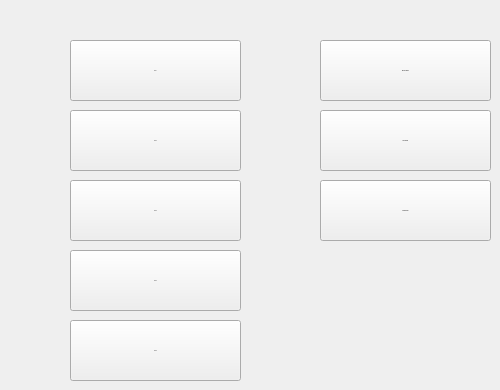
        <widget class="QWidget" name="page_4">
         <widget class="QPushButton" name="b_pipe_1">
          <property name="geometry">
           <rect>
            <x>70</x>
            <y>40</y>
            <width>171</width>
            <height>61</height>
           </rect>
          </property>
          <property name="minimumSize">
           <size>
            <width>94</width>
            <height>50</height>
           </size>
          </property>
          <property name="font">
           <font>
            <family>Gill Sans MT</family>
            <pointsize>-1</pointsize>
           </font>
          </property>
          <property name="styleSheet">
           <string notr="true">/*QPushButton {
color: #fff;
font-family: &quot;Gill Sans MT&quot;;
font-size: 21px;
border: 2px solid #c3fcf1;
border-radius: 11px;
padding: 5px;
background: qradialgradient(cx: 0.3, cy: -0.6,
fx: 0.3, fy: -0.4,
radius: 1.35, stop: 0 #65BAAB, stop: 1 #0E62A0);
min-width: 80px;
}
QPushButton:hover {
background: qradialgradient(cx: 0.3, cy: -0.4,
fx: 0.3, fy: -0.4,
radius: 1.35, stop: 0 #65BAAB, stop: 1 #0E62A0);
}
QPushButton:pressed {
background: qradialgradient(cx: 0.4, cy: -0.1,
fx: 0.4, fy: -0.1,
radius: 1.35, stop: 0 #65BAAB, stop: 1 #ddd);
}
QPushButton:disabled {
color: #888;
background: qradialgradient(cx: 0.4, cy: -0.1,
fx: 0.4, fy: -0.1,
radius: 1.35, stop: 0 #65BAAB, stop: 1 #ddd);
}*/</string>
          </property>
          <property name="text">
           <string>HAT 1</string>
          </property>
          <property name="checkable">
           <bool>true</bool>
          </property>
         </widget>
         <widget class="QPushButton" name="b_pipe_2">
          <property name="geometry">
           <rect>
            <x>70</x>
            <y>110</y>
            <width>171</width>
            <height>61</height>
           </rect>
          </property>
          <property name="minimumSize">
           <size>
            <width>94</width>
            <height>50</height>
           </size>
          </property>
          <property name="font">
           <font>
            <family>Gill Sans MT</family>
            <pointsize>-1</pointsize>
           </font>
          </property>
          <property name="styleSheet">
           <string notr="true">/*QPushButton {
color: #fff;
font-family: &quot;Gill Sans MT&quot;;
font-size: 21px;
border: 2px solid #c3fcf1;
border-radius: 11px;
padding: 5px;
background: qradialgradient(cx: 0.3, cy: -0.6,
fx: 0.3, fy: -0.4,
radius: 1.35, stop: 0 #65BAAB, stop: 1 #0E62A0);
min-width: 80px;
}
QPushButton:hover {
background: qradialgradient(cx: 0.3, cy: -0.4,
fx: 0.3, fy: -0.4,
radius: 1.35, stop: 0 #65BAAB, stop: 1 #0E62A0);
}
QPushButton:pressed {
background: qradialgradient(cx: 0.4, cy: -0.1,
fx: 0.4, fy: -0.1,
radius: 1.35, stop: 0 #65BAAB, stop: 1 #ddd);
}
QPushButton:disabled {
color: #888;
background: qradialgradient(cx: 0.4, cy: -0.1,
fx: 0.4, fy: -0.1,
radius: 1.35, stop: 0 #65BAAB, stop: 1 #ddd);
}*/</string>
          </property>
          <property name="text">
           <string>HAT 2</string>
          </property>
          <property name="checkable">
           <bool>true</bool>
          </property>
         </widget>
         <widget class="QPushButton" name="b_pipe_3">
          <property name="geometry">
           <rect>
            <x>70</x>
            <y>180</y>
            <width>171</width>
            <height>61</height>
           </rect>
          </property>
          <property name="minimumSize">
           <size>
            <width>94</width>
            <height>50</height>
           </size>
          </property>
          <property name="font">
           <font>
            <family>Gill Sans MT</family>
            <pointsize>-1</pointsize>
           </font>
          </property>
          <property name="styleSheet">
           <string notr="true">/*QPushButton {
color: #fff;
font-family: &quot;Gill Sans MT&quot;;
font-size: 21px;
border: 2px solid #c3fcf1;
border-radius: 11px;
padding: 5px;
background: qradialgradient(cx: 0.3, cy: -0.6,
fx: 0.3, fy: -0.4,
radius: 1.35, stop: 0 #65BAAB, stop: 1 #0E62A0);
min-width: 80px;
}
QPushButton:hover {
background: qradialgradient(cx: 0.3, cy: -0.4,
fx: 0.3, fy: -0.4,
radius: 1.35, stop: 0 #65BAAB, stop: 1 #0E62A0);
}
QPushButton:pressed {
background: qradialgradient(cx: 0.4, cy: -0.1,
fx: 0.4, fy: -0.1,
radius: 1.35, stop: 0 #65BAAB, stop: 1 #ddd);
}
QPushButton:disabled {
color: #888;
background: qradialgradient(cx: 0.4, cy: -0.1,
fx: 0.4, fy: -0.1,
radius: 1.35, stop: 0 #65BAAB, stop: 1 #ddd);
}*/</string>
          </property>
          <property name="text">
           <string>HAT 3</string>
          </property>
          <property name="checkable">
           <bool>true</bool>
          </property>
         </widget>
         <widget class="QPushButton" name="b_pipe_4">
          <property name="geometry">
           <rect>
            <x>70</x>
            <y>250</y>
            <width>171</width>
            <height>61</height>
           </rect>
          </property>
          <property name="minimumSize">
           <size>
            <width>94</width>
            <height>50</height>
           </size>
          </property>
          <property name="font">
           <font>
            <family>Gill Sans MT</family>
            <pointsize>-1</pointsize>
           </font>
          </property>
          <property name="styleSheet">
           <string notr="true">/*QPushButton {
color: #fff;
font-family: &quot;Gill Sans MT&quot;;
font-size: 21px;
border: 2px solid #c3fcf1;
border-radius: 11px;
padding: 5px;
background: qradialgradient(cx: 0.3, cy: -0.6,
fx: 0.3, fy: -0.4,
radius: 1.35, stop: 0 #65BAAB, stop: 1 #0E62A0);
min-width: 80px;
}
QPushButton:hover {
background: qradialgradient(cx: 0.3, cy: -0.4,
fx: 0.3, fy: -0.4,
radius: 1.35, stop: 0 #65BAAB, stop: 1 #0E62A0);
}
QPushButton:pressed {
background: qradialgradient(cx: 0.4, cy: -0.1,
fx: 0.4, fy: -0.1,
radius: 1.35, stop: 0 #65BAAB, stop: 1 #ddd);
}
QPushButton:disabled {
color: #888;
background: qradialgradient(cx: 0.4, cy: -0.1,
fx: 0.4, fy: -0.1,
radius: 1.35, stop: 0 #65BAAB, stop: 1 #ddd);
}*/</string>
          </property>
          <property name="text">
           <string>HAT 4</string>
          </property>
          <property name="checkable">
           <bool>true</bool>
          </property>
         </widget>
         <widget class="QPushButton" name="b_pipe_5">
          <property name="geometry">
           <rect>
            <x>70</x>
            <y>320</y>
            <width>171</width>
            <height>61</height>
           </rect>
          </property>
          <property name="minimumSize">
           <size>
            <width>94</width>
            <height>50</height>
           </size>
          </property>
          <property name="font">
           <font>
            <family>Gill Sans MT</family>
            <pointsize>-1</pointsize>
           </font>
          </property>
          <property name="styleSheet">
           <string notr="true">/*QPushButton {
color: #fff;
font-family: &quot;Gill Sans MT&quot;;
font-size: 21px;
border: 2px solid #c3fcf1;
border-radius: 11px;
padding: 5px;
background: qradialgradient(cx: 0.3, cy: -0.6,
fx: 0.3, fy: -0.4,
radius: 1.35, stop: 0 #65BAAB, stop: 1 #0E62A0);
min-width: 80px;
}
QPushButton:hover {
background: qradialgradient(cx: 0.3, cy: -0.4,
fx: 0.3, fy: -0.4,
radius: 1.35, stop: 0 #65BAAB, stop: 1 #0E62A0);
}
QPushButton:pressed {
background: qradialgradient(cx: 0.4, cy: -0.1,
fx: 0.4, fy: -0.1,
radius: 1.35, stop: 0 #65BAAB, stop: 1 #ddd);
}
QPushButton:disabled {
color: #888;
background: qradialgradient(cx: 0.4, cy: -0.1,
fx: 0.4, fy: -0.1,
radius: 1.35, stop: 0 #65BAAB, stop: 1 #ddd);
}*/</string>
          </property>
          <property name="text">
           <string>HAT 5</string>
          </property>
          <property name="checkable">
           <bool>true</bool>
          </property>
         </widget>
         <widget class="QPushButton" name="b_basinc_tank_doldur">
          <property name="geometry">
           <rect>
            <x>320</x>
            <y>40</y>
            <width>171</width>
            <height>61</height>
           </rect>
          </property>
          <property name="minimumSize">
           <size>
            <width>94</width>
            <height>50</height>
           </size>
          </property>
          <property name="font">
           <font>
            <family>Gill Sans MT</family>
            <pointsize>-1</pointsize>
           </font>
          </property>
          <property name="styleSheet">
           <string notr="true">/*QPushButton {
color: #fff;
font-family: &quot;Gill Sans MT&quot;;
font-size: 21px;
border: 2px solid #c3fcf1;
border-radius: 11px;
padding: 5px;
background: qradialgradient(cx: 0.3, cy: -0.6,
fx: 0.3, fy: -0.4,
radius: 1.35, stop: 0 #65BAAB, stop: 1 #0E62A0);
min-width: 80px;
}
QPushButton:hover {
background: qradialgradient(cx: 0.3, cy: -0.4,
fx: 0.3, fy: -0.4,
radius: 1.35, stop: 0 #65BAAB, stop: 1 #0E62A0);
}
QPushButton:pressed {
background: qradialgradient(cx: 0.4, cy: -0.1,
fx: 0.4, fy: -0.1,
radius: 1.35, stop: 0 #65BAAB, stop: 1 #ddd);
}
QPushButton:disabled {
color: #888;
background: qradialgradient(cx: 0.4, cy: -0.1,
fx: 0.4, fy: -0.1,
radius: 1.35, stop: 0 #65BAAB, stop: 1 #ddd);
}*/</string>
          </property>
          <property name="text">
           <string>Basınç Tankına</string>
          </property>
          <property name="checkable">
           <bool>true</bool>
          </property>
         </widget>
         <widget class="QPushButton" name="b_temiz_tank_bosalt">
          <property name="geometry">
           <rect>
            <x>320</x>
            <y>110</y>
            <width>171</width>
            <height>61</height>
           </rect>
          </property>
          <property name="minimumSize">
           <size>
            <width>94</width>
            <height>50</height>
           </size>
          </property>
          <property name="font">
           <font>
            <family>Gill Sans MT</family>
            <pointsize>-1</pointsize>
           </font>
          </property>
          <property name="styleSheet">
           <string notr="true">/*QPushButton {
color: #fff;
font-family: &quot;Gill Sans MT&quot;;
font-size: 21px;
border: 2px solid #c3fcf1;
border-radius: 11px;
padding: 5px;
background: qradialgradient(cx: 0.3, cy: -0.6,
fx: 0.3, fy: -0.4,
radius: 1.35, stop: 0 #65BAAB, stop: 1 #0E62A0);
min-width: 80px;
}
QPushButton:hover {
background: qradialgradient(cx: 0.3, cy: -0.4,
fx: 0.3, fy: -0.4,
radius: 1.35, stop: 0 #65BAAB, stop: 1 #0E62A0);
}
QPushButton:pressed {
background: qradialgradient(cx: 0.4, cy: -0.1,
fx: 0.4, fy: -0.1,
radius: 1.35, stop: 0 #65BAAB, stop: 1 #ddd);
}
QPushButton:disabled {
color: #888;
background: qradialgradient(cx: 0.4, cy: -0.1,
fx: 0.4, fy: -0.1,
radius: 1.35, stop: 0 #65BAAB, stop: 1 #ddd);
}*/</string>
          </property>
          <property name="text">
           <string>Kirli Tankına</string>
          </property>
          <property name="checkable">
           <bool>true</bool>
          </property>
         </widget>
         <widget class="QPushButton" name="b_tum_tanklari_bosalt">
          <property name="geometry">
           <rect>
            <x>320</x>
            <y>180</y>
            <width>171</width>
            <height>61</height>
           </rect>
          </property>
          <property name="minimumSize">
           <size>
            <width>94</width>
            <height>50</height>
           </size>
          </property>
          <property name="font">
           <font>
            <family>Gill Sans MT</family>
            <pointsize>-1</pointsize>
           </font>
          </property>
          <property name="styleSheet">
           <string notr="true">/*QPushButton {
color: #fff;
font-family: &quot;Gill Sans MT&quot;;
font-size: 21px;
border: 2px solid #c3fcf1;
border-radius: 11px;
padding: 5px;
background: qradialgradient(cx: 0.3, cy: -0.6,
fx: 0.3, fy: -0.4,
radius: 1.35, stop: 0 #65BAAB, stop: 1 #0E62A0);
min-width: 80px;
}
QPushButton:hover {
background: qradialgradient(cx: 0.3, cy: -0.4,
fx: 0.3, fy: -0.4,
radius: 1.35, stop: 0 #65BAAB, stop: 1 #0E62A0);
}
QPushButton:pressed {
background: qradialgradient(cx: 0.4, cy: -0.1,
fx: 0.4, fy: -0.1,
radius: 1.35, stop: 0 #65BAAB, stop: 1 #ddd);
}
QPushButton:disabled {
color: #888;
background: qradialgradient(cx: 0.4, cy: -0.1,
fx: 0.4, fy: -0.1,
radius: 1.35, stop: 0 #65BAAB, stop: 1 #ddd);
}*/</string>
          </property>
          <property name="text">
           <string>Hatları Boşalt</string>
          </property>
          <property name="checkable">
           <bool>true</bool>
          </property>
         </widget>
        </widget>
